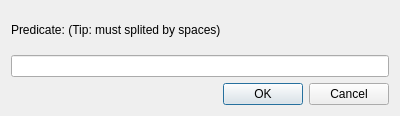
<?xml version="1.0" encoding="UTF-8"?>
<ui version="4.0">
 <class>KnowledgeBasePredicateEditDialog</class>
 <widget class="QDialog" name="KnowledgeBasePredicateEditDialog">
  <property name="geometry">
   <rect>
    <x>0</x>
    <y>0</y>
    <width>400</width>
    <height>116</height>
   </rect>
  </property>
  <property name="windowTitle">
   <string>Edit predicate</string>
  </property>
  <layout class="QGridLayout" name="gridLayout">
   <item row="0" column="0">
    <widget class="QLabel" name="label">
     <property name="text">
      <string>Predicate: (Tip: must splited by spaces)</string>
     </property>
    </widget>
   </item>
   <item row="1" column="0">
    <widget class="QLineEdit" name="predicateSign"/>
   </item>
   <item row="2" column="0">
    <widget class="QDialogButtonBox" name="buttonBox">
     <property name="orientation">
      <enum>Qt::Horizontal</enum>
     </property>
     <property name="standardButtons">
      <set>QDialogButtonBox::Cancel|QDialogButtonBox::Ok</set>
     </property>
    </widget>
   </item>
  </layout>
 </widget>
 <resources/>
 <connections>
  <connection>
   <sender>buttonBox</sender>
   <signal>accepted()</signal>
   <receiver>KnowledgeBasePredicateEditDialog</receiver>
   <slot>accept()</slot>
   <hints>
    <hint type="sourcelabel">
     <x>248</x>
     <y>254</y>
    </hint>
    <hint type="destinationlabel">
     <x>157</x>
     <y>274</y>
    </hint>
   </hints>
  </connection>
  <connection>
   <sender>buttonBox</sender>
   <signal>rejected()</signal>
   <receiver>KnowledgeBasePredicateEditDialog</receiver>
   <slot>reject()</slot>
   <hints>
    <hint type="sourcelabel">
     <x>316</x>
     <y>260</y>
    </hint>
    <hint type="destinationlabel">
     <x>286</x>
     <y>274</y>
    </hint>
   </hints>
  </connection>
 </connections>
</ui>
